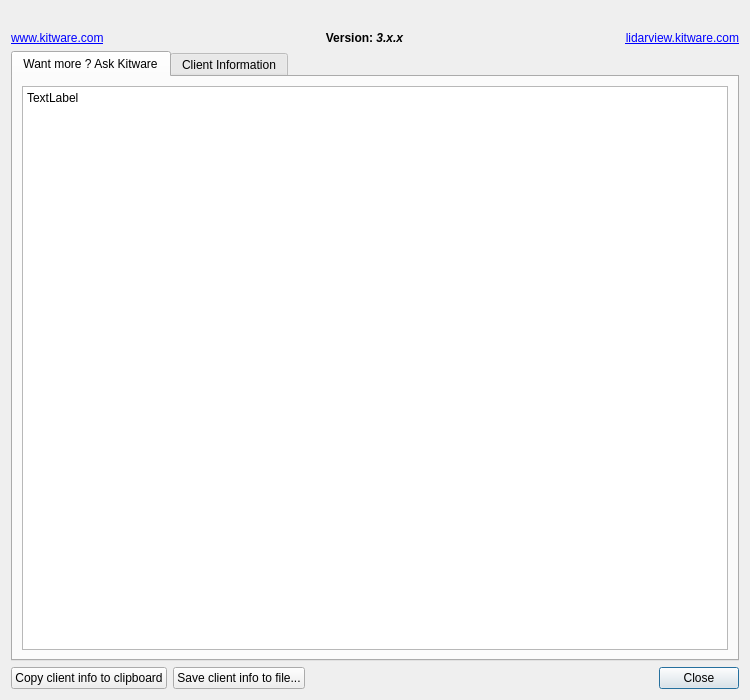
<?xml version="1.0" encoding="UTF-8"?>
<ui version="4.0">
 <class>lqAboutDialog</class>
 <widget class="lqAboutDialog" name="lqAboutDialog">
  <property name="geometry">
   <rect>
    <x>0</x>
    <y>0</y>
    <width>750</width>
    <height>700</height>
   </rect>
  </property>
  <property name="sizePolicy">
   <sizepolicy hsizetype="Minimum" vsizetype="Minimum">
    <horstretch>0</horstretch>
    <verstretch>0</verstretch>
   </sizepolicy>
  </property>
  <property name="windowTitle">
   <string>About LidarView</string>
  </property>
  <property name="modal">
   <bool>true</bool>
  </property>
  <layout class="QGridLayout" name="gridLayout">
   <item row="3" column="2">
    <widget class="QDialogButtonBox" name="buttonBox">
     <property name="standardButtons">
      <set>QDialogButtonBox::Close</set>
     </property>
     <property name="centerButtons">
      <bool>false</bool>
     </property>
    </widget>
   </item>
   <item row="2" column="0" colspan="3">
    <widget class="QTabWidget" name="tabWidget">
     <property name="currentIndex">
      <number>0</number>
     </property>
     <widget class="QWidget" name="tabMoreInfo">
      <attribute name="title">
       <string>Want more ? Ask Kitware</string>
      </attribute>
      <layout class="QVBoxLayout" name="verticalLayout_2">
       <item>
        <widget class="QTextEdit" name="MoreInfoPanel">
         <property name="minimumSize">
          <size>
           <width>0</width>
           <height>200</height>
          </size>
         </property>
         <property name="text">
          <string>TextLabel</string>
         </property>
         <property name="alignment">
          <set>Qt::AlignLeading|Qt::AlignLeft|Qt::AlignVCenter</set>
         </property>
        </widget>
       </item>
      </layout>
     </widget>
     <widget class="QWidget" name="tabClient">
      <attribute name="title">
       <string>Client Information</string>
      </attribute>
      <layout class="QVBoxLayout">
       <property name="spacing">
        <number>6</number>
       </property>
       <property name="leftMargin">
        <number>9</number>
       </property>
       <property name="topMargin">
        <number>9</number>
       </property>
       <property name="rightMargin">
        <number>9</number>
       </property>
       <property name="bottomMargin">
        <number>9</number>
       </property>
       <item>
        <widget class="QTreeWidget" name="ClientInformation">
         <property name="alternatingRowColors">
          <bool>true</bool>
         </property>
         <property name="rootIsDecorated">
          <bool>false</bool>
         </property>
         <column>
          <property name="text">
           <string>Item</string>
          </property>
         </column>
         <column>
          <property name="text">
           <string>Description</string>
          </property>
         </column>
        </widget>
       </item>
      </layout>
     </widget>
    </widget>
   </item>
   <item row="0" column="0" colspan="3">
    <widget class="QLabel" name="Image">
     <property name="text">
      <string/>
     </property>
     <property name="pixmap">
      <pixmap resource="../lvComponents.qrc">:/lvComponents/Icons/AboutDialog.png</pixmap>
     </property>
     <property name="alignment">
      <set>Qt::AlignCenter</set>
     </property>
    </widget>
   </item>
   <item row="1" column="0" colspan="3">
    <layout class="QHBoxLayout" name="horizontalLayout" stretch="0,1,0">
     <item>
      <widget class="QLabel" name="LidarViewLinkLabel">
       <property name="text">
        <string>&lt;html&gt;&lt;head/&gt;&lt;body&gt;&lt;p&gt;&lt;a href=&quot;http://www.kitware.com/&quot;&gt;&lt;span style=&quot; text-decoration: underline; color:palette(link);&quot;&gt;www.kitware.com&lt;/span&gt;&lt;/a&gt;&lt;/p&gt;&lt;/body&gt;&lt;/html&gt;</string>
       </property>
       <property name="openExternalLinks">
        <bool>true</bool>
       </property>
      </widget>
     </item>
     <item>
      <widget class="QLabel" name="VersionLabel">
       <property name="text">
        <string>&lt;html&gt;&lt;b&gt;Version: &lt;i&gt;3.x.x&lt;/i&gt;&lt;/b&gt;&lt;/html&gt;</string>
       </property>
       <property name="textFormat">
        <enum>Qt::AutoText</enum>
       </property>
       <property name="alignment">
        <set>Qt::AlignCenter</set>
       </property>
      </widget>
     </item>
     <item>
      <widget class="QLabel" name="KitwareLinkLabel">
       <property name="text">
        <string>&lt;html&gt;&lt;head/&gt;&lt;body&gt;&lt;p&gt;&lt;a href=&quot;https://lidarview.kitware.com/&quot;&gt;&lt;span style=&quot; text-decoration: underline; color:palette(link);&quot;&gt;lidarview.kitware.com&lt;/span&gt;&lt;/a&gt;&lt;/p&gt;&lt;/body&gt;&lt;/html&gt;</string>
       </property>
       <property name="textFormat">
        <enum>Qt::RichText</enum>
       </property>
       <property name="alignment">
        <set>Qt::AlignRight|Qt::AlignTrailing|Qt::AlignVCenter</set>
       </property>
       <property name="openExternalLinks">
        <bool>true</bool>
       </property>
      </widget>
     </item>
    </layout>
   </item>
   <item row="3" column="0">
    <widget class="QPushButton" name="copyToClipBoardButton">
     <property name="text">
      <string>Copy client info to clipboard</string>
     </property>
    </widget>
   </item>
   <item row="3" column="1">
    <widget class="QPushButton" name="saveToFileButton">
     <property name="text">
      <string>Save client info to file...</string>
     </property>
    </widget>
   </item>
  </layout>
 </widget>
 <customwidgets>
  <customwidget>
   <class>lqAboutDialog</class>
   <extends>QDialog</extends>
   <header>lqAboutDialog.h</header>
   <container>1</container>
  </customwidget>
 </customwidgets>
 <resources>
  <include location="../lvComponents.qrc"/>
 </resources>
 <connections>
  <connection>
   <sender>buttonBox</sender>
   <signal>rejected()</signal>
   <receiver>lqAboutDialog</receiver>
   <slot>accept()</slot>
   <hints>
    <hint type="sourcelabel">
     <x>263</x>
     <y>703</y>
    </hint>
    <hint type="destinationlabel">
     <x>263</x>
     <y>362</y>
    </hint>
   </hints>
  </connection>
  <connection>
   <sender>saveToFileButton</sender>
   <signal>clicked()</signal>
   <receiver>lqAboutDialog</receiver>
   <slot>saveToFile()</slot>
   <hints>
    <hint type="sourcelabel">
     <x>139</x>
     <y>704</y>
    </hint>
    <hint type="destinationlabel">
     <x>263</x>
     <y>362</y>
    </hint>
   </hints>
  </connection>
  <connection>
   <sender>copyToClipBoardButton</sender>
   <signal>clicked()</signal>
   <receiver>lqAboutDialog</receiver>
   <slot>copyToClipboard()</slot>
   <hints>
    <hint type="sourcelabel">
     <x>48</x>
     <y>704</y>
    </hint>
    <hint type="destinationlabel">
     <x>263</x>
     <y>362</y>
    </hint>
   </hints>
  </connection>
 </connections>
</ui>
